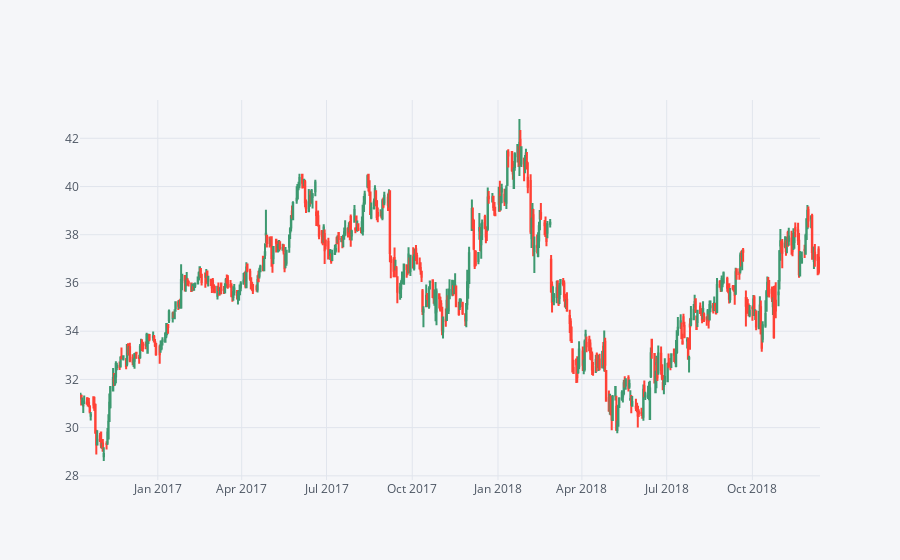

The code cell stored with this chart in its notebook:
### Code cell
f[['open','high','low','close']].iplot(kind='candle')

### Figure 1 — Plotly figure (JSON) as saved in the notebook; plotly's stock layout.template omitted (floating-point values rounded to 4 significant figures; data arrays with more than 128 entries replaced by an {"elided": "..."} marker saying what was removed)
{"data": [{"close": {"elided": "548 float values"}, "high": {"elided": "548 float values"}, "low": {"elided": "548 float values"}, "open": {"elided": "548 float values"}, "showlegend": false, "type": "candlestick", "uid": "20ad6ea9-d90c-4d5a-8aa8-47b9cb440280", "x": {"elided": "548 str values"}, "yaxis": "y2"}], "layout": {"legend": {"bgcolor": "#F5F6F9", "font": {"color": "#4D5663"}}, "paper_bgcolor": "#F5F6F9", "plot_bgcolor": "#F5F6F9", "title": {"font": {"color": "#4D5663"}}, "xaxis": {"gridcolor": "#E1E5ED", "rangeslider": {"visible": false}, "showgrid": true, "tickfont": {"color": "#4D5663"}, "title": {"font": {"color": "#4D5663"}, "text": ""}, "zerolinecolor": "#E1E5ED"}, "yaxis": {"gridcolor": "#E1E5ED", "showgrid": true, "showticklabels": false, "tickfont": {"color": "#4D5663"}, "title": {"font": {"color": "#4D5663"}, "text": ""}, "zerolinecolor": "#E1E5ED"}, "yaxis2": {"gridcolor": "#E1E5ED", "showgrid": true, "tickfont": {"color": "#4D5663"}, "title": {"font": {"color": "#4D5663"}, "text": ""}, "zerolinecolor": "#E1E5ED"}}}
